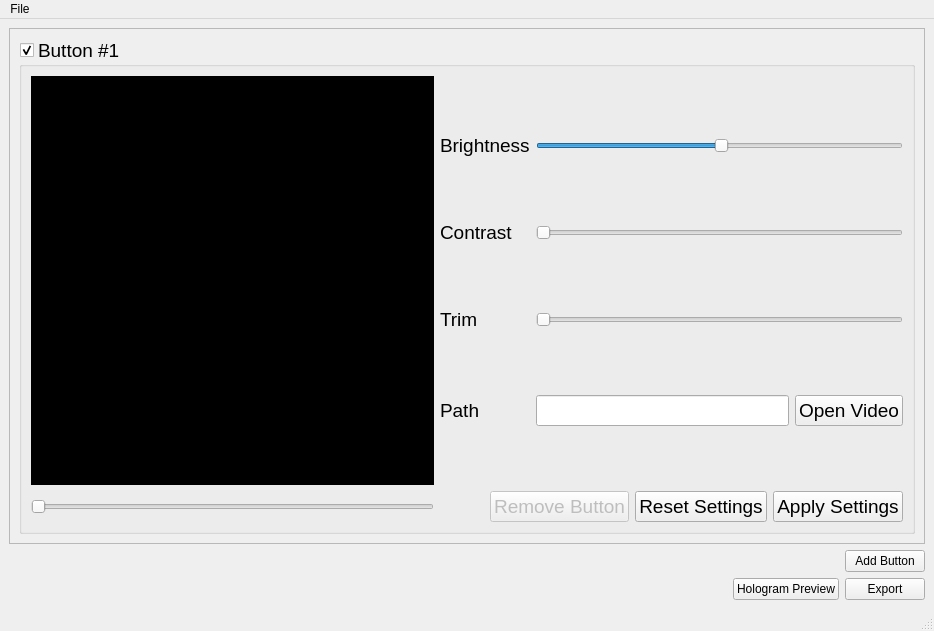
<?xml version="1.0" encoding="UTF-8"?>
<ui version="4.0">
 <class>MainWindow</class>
 <widget class="QMainWindow" name="MainWindow">
  <property name="geometry">
   <rect>
    <x>0</x>
    <y>0</y>
    <width>934</width>
    <height>631</height>
   </rect>
  </property>
  <property name="windowTitle">
   <string>Hologram Configurator</string>
  </property>
  <widget class="QWidget" name="centralwidget">
   <layout class="QVBoxLayout" name="verticalLayout_2">
    <item>
     <widget class="QScrollArea" name="scrollArea">
      <property name="widgetResizable">
       <bool>true</bool>
      </property>
      <widget class="QWidget" name="scrollAreaWidgetContents">
       <property name="geometry">
        <rect>
         <x>0</x>
         <y>0</y>
         <width>914</width>
         <height>504</height>
        </rect>
       </property>
       <layout class="QVBoxLayout" name="verticalLayout">
        <item>
         <widget class="QGroupBox" name="originalGroupBox">
          <property name="font">
           <font>
            <pointsize>14</pointsize>
           </font>
          </property>
          <property name="autoFillBackground">
           <bool>false</bool>
          </property>
          <property name="title">
           <string>Button #1</string>
          </property>
          <property name="alignment">
           <set>Qt::AlignLeading|Qt::AlignLeft|Qt::AlignTop</set>
          </property>
          <property name="flat">
           <bool>false</bool>
          </property>
          <property name="checkable">
           <bool>true</bool>
          </property>
          <layout class="QGridLayout" name="gridLayout_2">
           <item row="2" column="1">
            <widget class="QSlider" name="seeker_Slider">
             <property name="orientation">
              <enum>Qt::Horizontal</enum>
             </property>
            </widget>
           </item>
           <item row="0" column="2">
            <layout class="QGridLayout" name="videoSettings_gridLayout">
             <item row="2" column="0">
              <widget class="QLabel" name="trim_Label">
               <property name="text">
                <string>Trim</string>
               </property>
              </widget>
             </item>
             <item row="3" column="0">
              <widget class="QLabel" name="videoPath_Label">
               <property name="text">
                <string>Path</string>
               </property>
              </widget>
             </item>
             <item row="3" column="1">
              <widget class="QLineEdit" name="videoPath_lineEdit">
               <property name="text">
                <string/>
               </property>
              </widget>
             </item>
             <item row="1" column="0">
              <widget class="QLabel" name="constrast_Label">
               <property name="text">
                <string>Contrast</string>
               </property>
              </widget>
             </item>
             <item row="0" column="0">
              <widget class="QLabel" name="brightness_label">
               <property name="text">
                <string>Brightness</string>
               </property>
              </widget>
             </item>
             <item row="3" column="2">
              <widget class="QPushButton" name="openVideo_pushButton">
               <property name="text">
                <string>Open Video</string>
               </property>
              </widget>
             </item>
             <item row="2" column="1" colspan="2">
              <widget class="QSlider" name="trim_Slider">
               <property name="orientation">
                <enum>Qt::Horizontal</enum>
               </property>
              </widget>
             </item>
             <item row="1" column="1" colspan="2">
              <widget class="QSlider" name="contrast_Slider">
               <property name="orientation">
                <enum>Qt::Horizontal</enum>
               </property>
              </widget>
             </item>
             <item row="0" column="1" colspan="2">
              <widget class="QSlider" name="brightness_Slider">
               <property name="value">
                <number>50</number>
               </property>
               <property name="sliderPosition">
                <number>50</number>
               </property>
               <property name="tracking">
                <bool>true</bool>
               </property>
               <property name="orientation">
                <enum>Qt::Horizontal</enum>
               </property>
              </widget>
             </item>
            </layout>
           </item>
           <item row="2" column="2">
            <layout class="QHBoxLayout" name="videoButtonOptions_HLayout">
             <item>
              <spacer name="hSpacer">
               <property name="orientation">
                <enum>Qt::Horizontal</enum>
               </property>
               <property name="sizeHint" stdset="0">
                <size>
                 <width>50</width>
                 <height>20</height>
                </size>
               </property>
              </spacer>
             </item>
             <item>
              <widget class="QPushButton" name="removeButton_pushButton">
               <property name="enabled">
                <bool>false</bool>
               </property>
               <property name="sizePolicy">
                <sizepolicy hsizetype="Expanding" vsizetype="Fixed">
                 <horstretch>0</horstretch>
                 <verstretch>0</verstretch>
                </sizepolicy>
               </property>
               <property name="text">
                <string>Remove Button</string>
               </property>
              </widget>
             </item>
             <item>
              <widget class="QPushButton" name="resetSettings_pushButton">
               <property name="sizePolicy">
                <sizepolicy hsizetype="Expanding" vsizetype="Fixed">
                 <horstretch>0</horstretch>
                 <verstretch>0</verstretch>
                </sizepolicy>
               </property>
               <property name="text">
                <string>Reset Settings</string>
               </property>
              </widget>
             </item>
             <item>
              <widget class="QPushButton" name="applySettings_pushButton">
               <property name="sizePolicy">
                <sizepolicy hsizetype="Expanding" vsizetype="Fixed">
                 <horstretch>0</horstretch>
                 <verstretch>0</verstretch>
                </sizepolicy>
               </property>
               <property name="text">
                <string>Apply Settings</string>
               </property>
              </widget>
             </item>
            </layout>
           </item>
           <item row="0" column="1">
            <widget class="QLabel" name="video_Label">
             <property name="sizePolicy">
              <sizepolicy hsizetype="MinimumExpanding" vsizetype="MinimumExpanding">
               <horstretch>0</horstretch>
               <verstretch>0</verstretch>
              </sizepolicy>
             </property>
             <property name="minimumSize">
              <size>
               <width>350</width>
               <height>300</height>
              </size>
             </property>
             <property name="autoFillBackground">
              <bool>false</bool>
             </property>
             <property name="styleSheet">
              <string notr="true">background-color: black;</string>
             </property>
             <property name="text">
              <string/>
             </property>
            </widget>
           </item>
          </layout>
         </widget>
        </item>
       </layout>
      </widget>
     </widget>
    </item>
    <item>
     <layout class="QHBoxLayout" name="horizontalLayout_4">
      <item>
       <spacer name="horizontalSpacer_3">
        <property name="orientation">
         <enum>Qt::Horizontal</enum>
        </property>
        <property name="sizeHint" stdset="0">
         <size>
          <width>40</width>
          <height>20</height>
         </size>
        </property>
       </spacer>
      </item>
      <item>
       <widget class="QPushButton" name="addButton_pushButton">
        <property name="text">
         <string>Add Button</string>
        </property>
       </widget>
      </item>
     </layout>
    </item>
    <item>
     <layout class="QHBoxLayout" name="horizontalLayout_2">
      <item>
       <spacer name="horizontalSpacer_2">
        <property name="orientation">
         <enum>Qt::Horizontal</enum>
        </property>
        <property name="sizeHint" stdset="0">
         <size>
          <width>40</width>
          <height>20</height>
         </size>
        </property>
       </spacer>
      </item>
      <item>
       <widget class="QPushButton" name="hologramPreview_pushButton">
        <property name="text">
         <string>Hologram Preview</string>
        </property>
       </widget>
      </item>
      <item>
       <widget class="QPushButton" name="export_pushButton">
        <property name="text">
         <string>Export</string>
        </property>
       </widget>
      </item>
     </layout>
    </item>
   </layout>
  </widget>
  <widget class="QMenuBar" name="menubar">
   <property name="geometry">
    <rect>
     <x>0</x>
     <y>0</y>
     <width>934</width>
     <height>21</height>
    </rect>
   </property>
   <widget class="QMenu" name="menuFile">
    <property name="title">
     <string>File</string>
    </property>
    <addaction name="actionNew"/>
    <addaction name="actionOpen"/>
    <addaction name="actionOpen_Last_Project"/>
    <addaction name="actionSave"/>
    <addaction name="actionExport"/>
    <addaction name="separator"/>
    <addaction name="actionQuit"/>
    <addaction name="separator"/>
   </widget>
   <addaction name="menuFile"/>
  </widget>
  <widget class="QStatusBar" name="statusbar"/>
  <action name="actionNew">
   <property name="text">
    <string>New...</string>
   </property>
  </action>
  <action name="actionOpen">
   <property name="text">
    <string>Open</string>
   </property>
  </action>
  <action name="actionExport">
   <property name="text">
    <string>Save As...</string>
   </property>
  </action>
  <action name="actionQuit">
   <property name="text">
    <string>Quit</string>
   </property>
  </action>
  <action name="actionSave">
   <property name="text">
    <string>Save</string>
   </property>
  </action>
  <action name="actionOpen_Last_Project">
   <property name="text">
    <string>Open Previous Project</string>
   </property>
  </action>
 </widget>
 <resources/>
 <connections/>
</ui>
